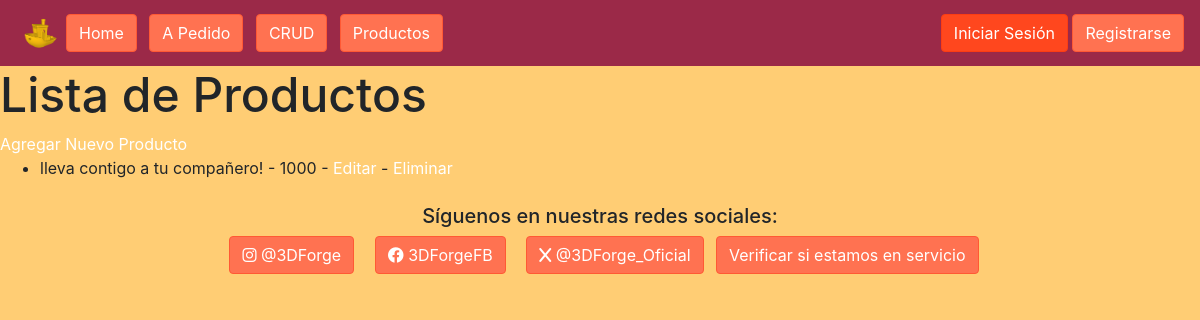
/ElPeuco/CRUD/producto_list/, run on an earlier commit of the app's database.
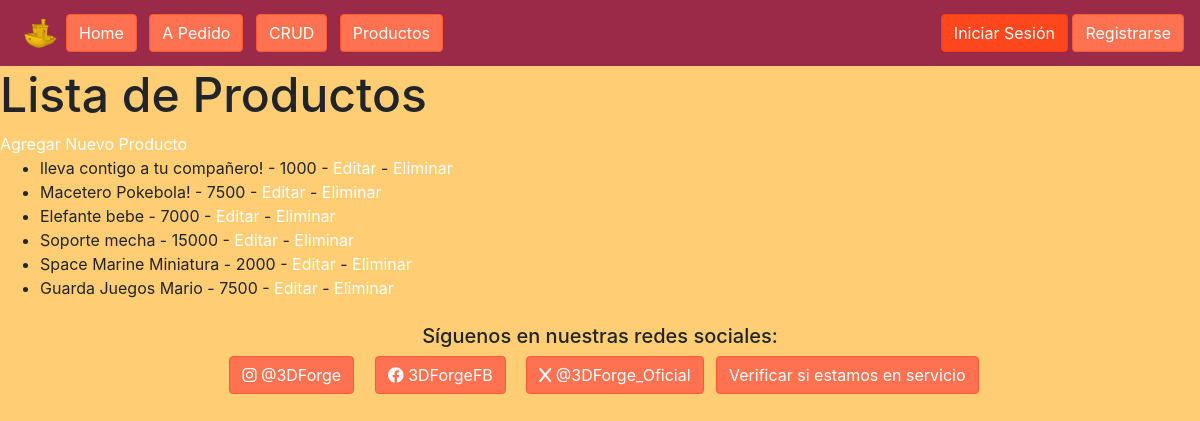
And on a later commit of the database.
### ElPeuco/models.py (models this page shows, shortened)
class producto(models.Model):
    id_producto = models.AutoField(primary_key=True)
    descripcion_producto = models.CharField(max_length=60)
    nombre_producto = models.CharField(max_length=30)
    precio = models.IntegerField()
    foto = models.ImageField(upload_to='images/')

### ElPeuco/views.py (the view)
# urls.py: path('CRUD/producto_list/', views.producto_list, name='producto_list'),
def producto_list(request):
    productos = producto.objects.all()
    return render(request, 'CRUD/producto_list.html', {'productos': productos})

### ElPeuco/templates/CRUD/producto_list.html (shortened to what this page needs)
{% extends "base.html" %}
{%load static%}
{% block contenido %}
<h2>Lista de Productos</h2>
<a href="{% url 'producto_add' %}">Agregar Nuevo Producto</a>
<ul>
    {% for producto in productos %}
    <li>
        {{ producto.nombre_producto }} - {{ producto.precio }} - <a href="{% url 'producto_edit' producto.id_producto %}">Editar</a> - <a href="{% url 'producto_delete' producto.id_producto %}">Eliminar</a>
    </li>
    {% endfor %}
</ul>
{% endblock %}

What changed in the data, as far as the page shows it:
added producto: nombre_producto "Macetero Pokebola!", precio "7500"
added producto: nombre_producto "Elefante bebe", precio "7000"
added producto: nombre_producto "Soporte mecha", precio "15000"
added producto: nombre_producto "Space Marine Miniatura", precio "2000"
added producto: nombre_producto "Guarda Juegos Mario", precio "7500"
